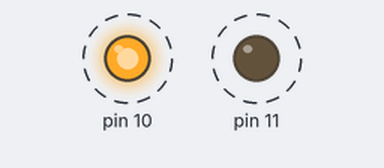
Bench run of a sketch on a simulated Arduino Uno, built with avr-gcc and run on an emulated ATmega328P. Parts: output pins drawn as LEDs (lit = HIGH). Dashed ring = blinking.

Above: at 0.2 s.
Timing chart, 0 to 4.6 s (numbered marks = the images above):
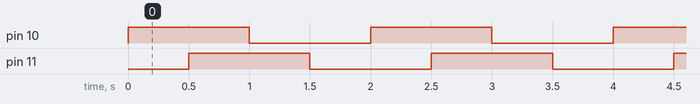

The sketch:

LEDblink.ino
```cpp
void setup() {
  pinMode(10, OUTPUT);
  pinMode(11, OUTPUT);
}

void loop() {
  digitalWrite(10, HIGH);
  delay(500);
  digitalWrite(11, HIGH);
  delay(500);

  digitalWrite(10, LOW);

  delay(500);
  digitalWrite(11, LOW);
  delay(500);

}
```

Measured:
- by itself, pin 10, pin 11: alternates HIGH for 1.0 s and LOW for 1.0 s
- by itself, everything shown: repeats every 2.0 s, in 4 steps
